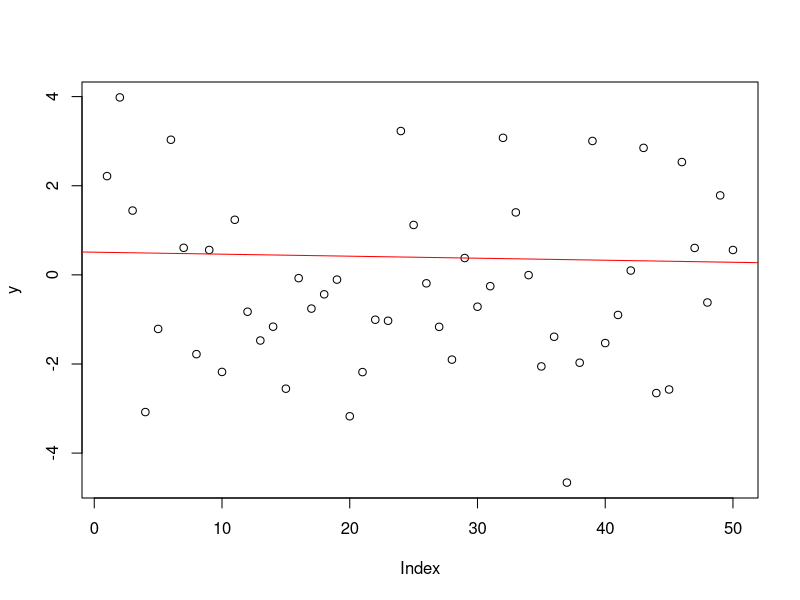

Source code (R):
#!/usr/bin/Rscript

rm(list=ls())

# creation of simulated observations
n <- 50
beta <- .5
sigmasq <- 4
eps <- rnorm(n, mean = 0, sd = sqrt(sigmasq))
x <- c(1:n)/n

y <- x * beta + eps

proj <- lm(x~y)

plot(y)
abline(proj$coefficients[1], proj$coefficients[2], col = "red")

# bound calculation
alpha <- .01
est.beta <- proj$coefficients[1]
quant <- qnorm(alpha)

my.sn <- function(residuals, x, n) {
  return (sqrt(var(residuals)) - solve(x%*%x/n))
}

sn <- my.sn(proj$residuals, x, n)

upper.bound <- est.beta - (-quant*sn/sqrt(n))
lower.bound <- est.beta - (quant*sn/sqrt(n))
print(upper.bound)
print(lower.bound)

# bootstrap (HAS FAILURES!!!)
m <- 1000
Ts <- c(1:m)
for(i in 1:m) {
  # 1 resample
  eps <- eps-mean(eps)
  eps.star <- sample(eps, length(eps), replace = TRUE)
  y.star <- x * est.beta + eps.star
  # 2 calculate T
  proj.star <- lm(x~y.star)
  est.beta.star <- proj.star$coefficients[1]
  sn.star <- my.sn(proj.star$residuals, x, n)
  Ts[i] <- sqrt(n) * (est.beta.star - est.beta)/sqrt(sn.star)
}

# sort T's
Ts <- sort(Ts)
# lower
print(Ts[10])
# upper
print(Ts[990])
